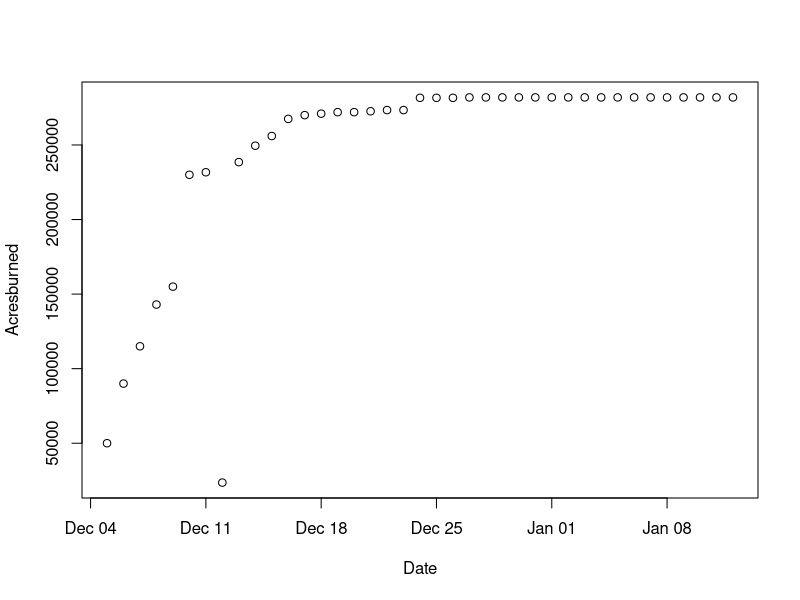

Here is the R script that generated this plot:
## ---- chunk 1
#install.packages("readxl")
library(readxl)
Thomas_Fire_Progression <- read_excel("Input_Data/week1/Thomas_Fire_Progression.xlsx")
View(Thomas_Fire_Progression)

Date <- Thomas_Fire_Progression$Date
Acresburned <- Thomas_Fire_Progression$Acres_Burned
plot(Date,Acresburned)
